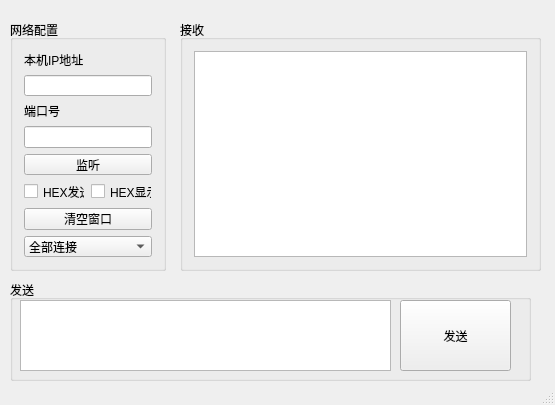
<?xml version="1.0" encoding="UTF-8"?>
<ui version="4.0">
 <class>TcpServer</class>
 <widget class="QMainWindow" name="TcpServer">
  <property name="geometry">
   <rect>
    <x>0</x>
    <y>0</y>
    <width>555</width>
    <height>405</height>
   </rect>
  </property>
  <property name="sizePolicy">
   <sizepolicy hsizetype="Fixed" vsizetype="Fixed">
    <horstretch>0</horstretch>
    <verstretch>0</verstretch>
   </sizepolicy>
  </property>
  <property name="minimumSize">
   <size>
    <width>555</width>
    <height>405</height>
   </size>
  </property>
  <property name="maximumSize">
   <size>
    <width>555</width>
    <height>405</height>
   </size>
  </property>
  <property name="windowTitle">
   <string>TCPServer 微信公众号：智慧小巷</string>
  </property>
  <widget class="QWidget" name="centralWidget">
   <widget class="QGroupBox" name="groupBox">
    <property name="geometry">
     <rect>
      <x>10</x>
      <y>20</y>
      <width>156</width>
      <height>251</height>
     </rect>
    </property>
    <property name="title">
     <string>网络配置</string>
    </property>
    <layout class="QGridLayout" name="gridLayout">
     <item row="0" column="0">
      <widget class="QLabel" name="label">
       <property name="text">
        <string>本机IP地址</string>
       </property>
      </widget>
     </item>
     <item row="1" column="0" colspan="2">
      <widget class="QLineEdit" name="ip_edit"/>
     </item>
     <item row="2" column="0">
      <widget class="QLabel" name="label_2">
       <property name="text">
        <string>端口号</string>
       </property>
      </widget>
     </item>
     <item row="3" column="0" colspan="2">
      <widget class="QLineEdit" name="prot_edit"/>
     </item>
     <item row="4" column="0" colspan="2">
      <widget class="QPushButton" name="btn_connect">
       <property name="text">
        <string>监听</string>
       </property>
      </widget>
     </item>
     <item row="5" column="0">
      <widget class="QCheckBox" name="ckb_hex_send">
       <property name="text">
        <string>HEX发送</string>
       </property>
      </widget>
     </item>
     <item row="5" column="1">
      <widget class="QCheckBox" name="ckb_hex_show">
       <property name="text">
        <string>HEX显示</string>
       </property>
      </widget>
     </item>
     <item row="6" column="0" colspan="2">
      <widget class="QPushButton" name="clear_btn">
       <property name="text">
        <string>清空窗口</string>
       </property>
      </widget>
     </item>
     <item row="7" column="0" colspan="2">
      <widget class="QComboBox" name="cbx_connection">
       <item>
        <property name="text">
         <string>全部连接</string>
        </property>
       </item>
      </widget>
     </item>
    </layout>
   </widget>
   <widget class="QGroupBox" name="groupBox_2">
    <property name="geometry">
     <rect>
      <x>10</x>
      <y>280</y>
      <width>521</width>
      <height>101</height>
     </rect>
    </property>
    <property name="title">
     <string>发送</string>
    </property>
    <widget class="QTextEdit" name="send_edit">
     <property name="geometry">
      <rect>
       <x>10</x>
       <y>20</y>
       <width>371</width>
       <height>71</height>
      </rect>
     </property>
    </widget>
    <widget class="QPushButton" name="send_btn">
     <property name="geometry">
      <rect>
       <x>390</x>
       <y>20</y>
       <width>111</width>
       <height>71</height>
      </rect>
     </property>
     <property name="text">
      <string>发送</string>
     </property>
    </widget>
   </widget>
   <widget class="QGroupBox" name="groupBox_3">
    <property name="geometry">
     <rect>
      <x>180</x>
      <y>20</y>
      <width>361</width>
      <height>251</height>
     </rect>
    </property>
    <property name="title">
     <string>接收</string>
    </property>
    <layout class="QGridLayout" name="gridLayout_2">
     <item row="0" column="0">
      <widget class="QTextEdit" name="re_edit"/>
     </item>
    </layout>
   </widget>
  </widget>
  <widget class="QStatusBar" name="statusBar"/>
 </widget>
 <layoutdefault spacing="6" margin="11"/>
 <resources/>
 <connections/>
</ui>
